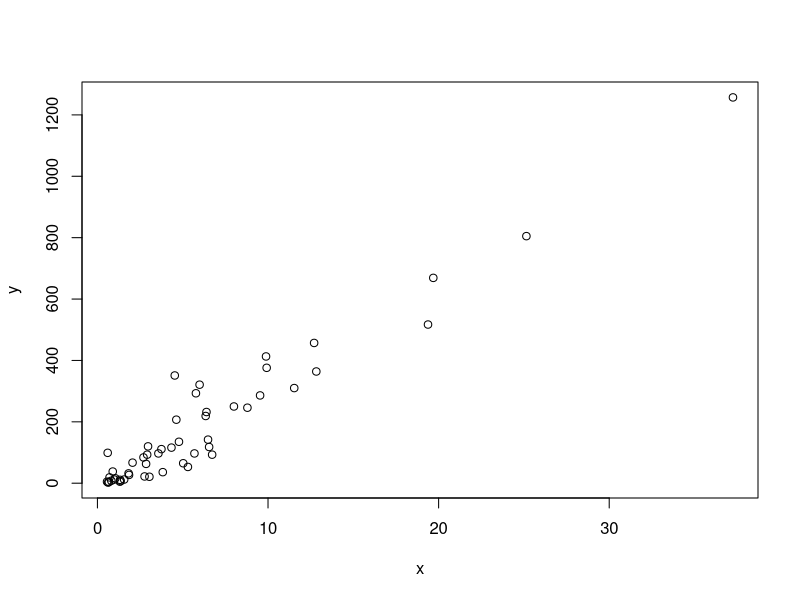
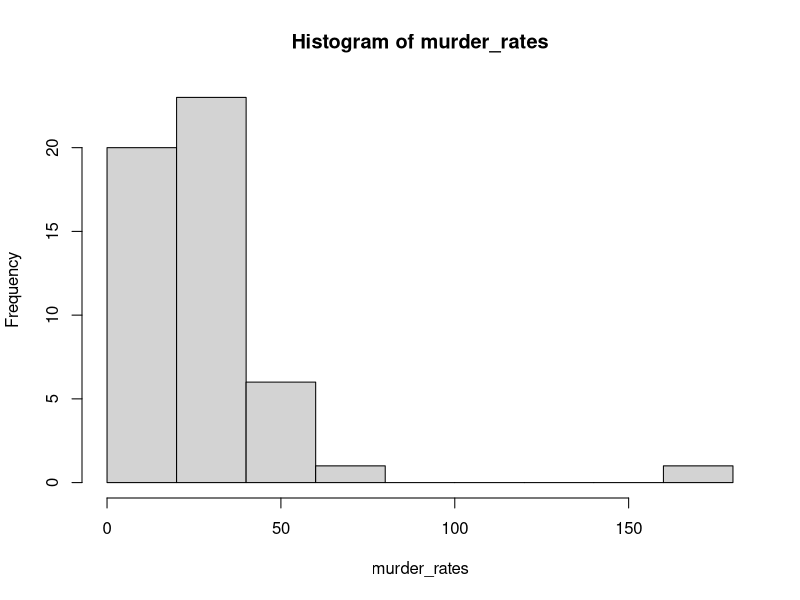
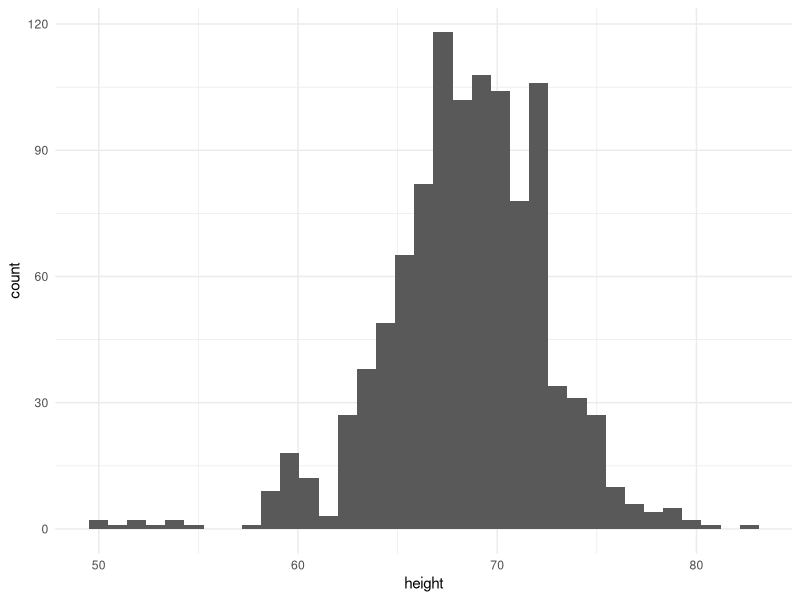
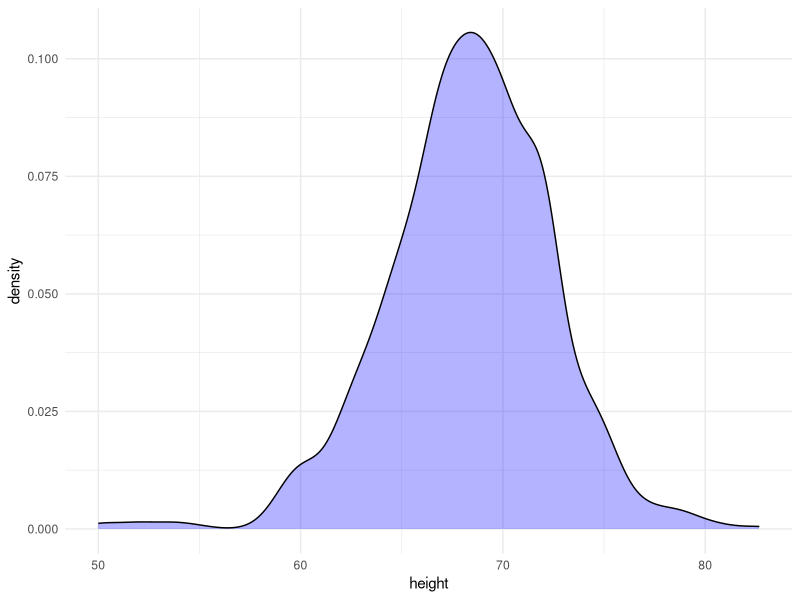
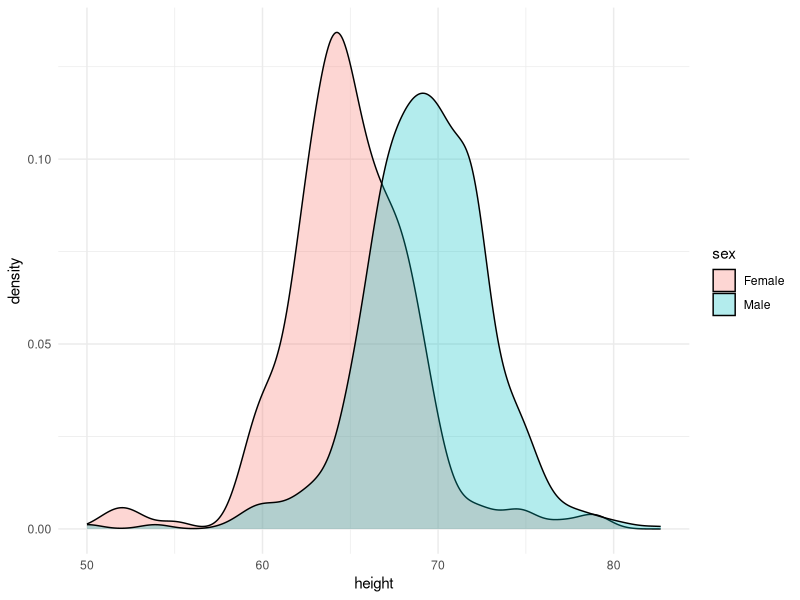
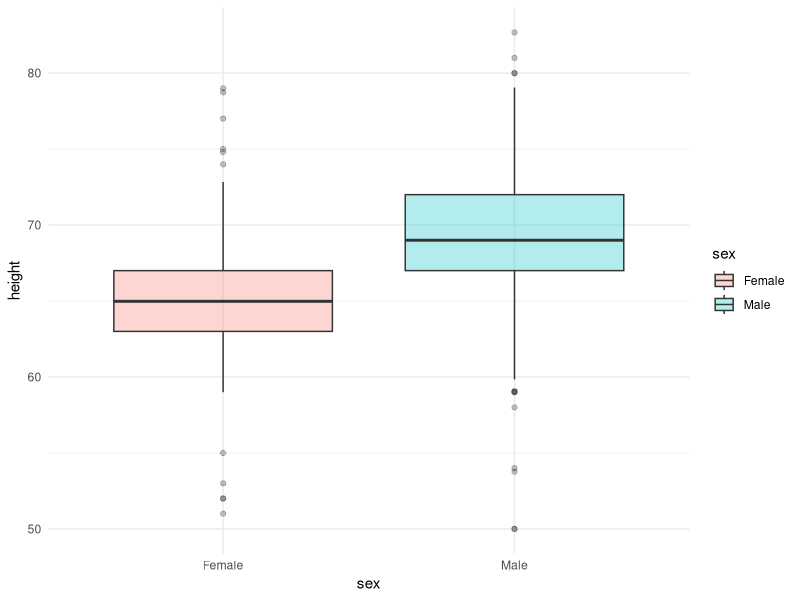
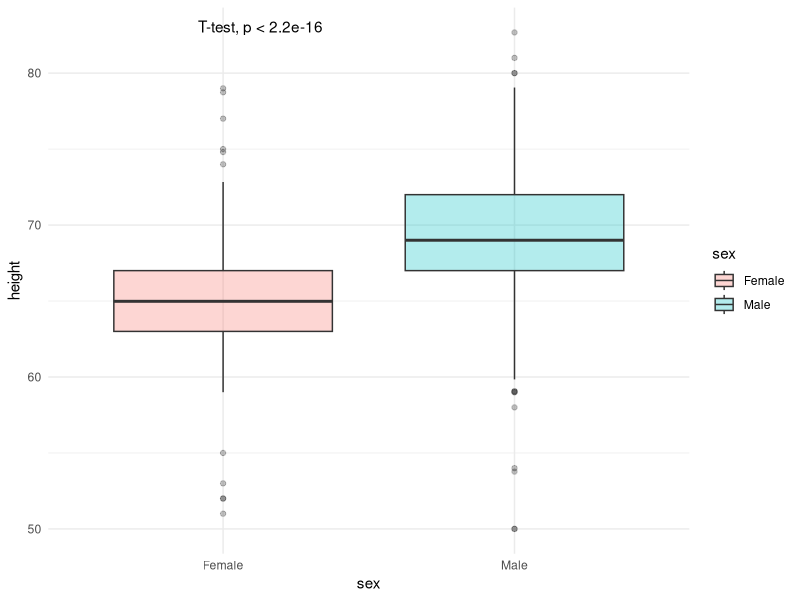
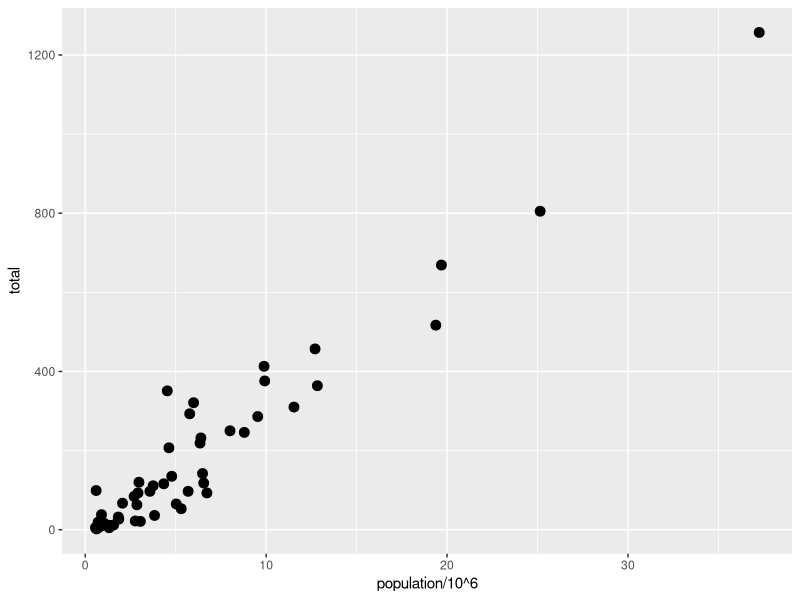

Write the R code that produced these figures, in order.
## ---- chunk 1
#install.packages(c("tidyverse", "dslabs"))
library(tidyverse)
library(dslabs)
library(ggrepel)
library(ggthemes)
data("murders")
## ---- chunk 2
x = murders$population/10^6
y = murders$total

plot(x,y)
## ---- chunk 3
murder_rates <- murders$total/murders$population * 10^6
hist(murder_rates)
## ---- chunk 4
library(ggpubr)

data("heights")
str(heights)
ggplot(data = heights, aes(height)) + geom_histogram(bins = 35) + theme_minimal()

ggplot(data = heights, aes(height)) + geom_density(fill = 'blue', alpha = 0.3) + theme_minimal()

ggplot(data = heights, aes(height, fill = sex)) + geom_density( alpha = 0.3) + theme_minimal()

ggplot(data = heights, aes(y = height, x = sex, fill = sex)) + geom_boxplot( alpha = 0.3) + theme_minimal()

ggplot(data = heights, aes(y = height, x = sex, fill = sex)) + geom_boxplot( alpha = 0.3) + theme_minimal() + stat_compare_means(method = 't.test')
## ---- chunk 5
#The object
p <- ggplot(data = murders, aes(x = population/10^6, y = total))

ggplot(data = murders, aes(x = population/10^6, y = total)) + 
  geom_point(size = 3)

ggplot(data = murders, aes(x = population/10^6, y = total)) + 
  geom_point(size = 3, aes(col = region)) +
  geom_text_repel(aes(label = abb))

ggplot(data = murders, aes(x = population/10^6, y = total)) + 
  geom_point(size = 3, aes(col = region)) +
  geom_text_repel(aes(label = abb)) +
  geom_smooth(method = "lm", se = FALSE, linewidth = 1, col = 'grey', linetype = 2)

ggplot(data = murders, aes(x = population/10^6, y = total)) + 
  geom_point(size = 3, aes(col = region)) +
  geom_text_repel(aes(label = abb)) +
  geom_smooth(method = "lm", se = FALSE, linewidth = 1, col = 'grey', linetype = 2) +
  scale_x_log10() +
  scale_y_log10()

ggplot(data = murders, aes(x = population/10^6, y = total)) + 
  geom_point(size = 3, aes(col = region)) +
  geom_text_repel(aes(label = abb)) +
  geom_smooth(method = "lm", se = FALSE, linewidth = 1, col = 'grey', linetype = 2) +
  scale_x_log10() +
  scale_y_log10() +
  xlab("Populations in millions (log scale)") + 
  ylab("Total number of murders (log scale)") +
  ggtitle("US Gun Murders in 2010")

ggplot(data = murders, aes(x = population/10^6, y = total)) + 
  geom_point(size = 3, aes(col = region)) +
  geom_text_repel(aes(label = abb)) +
  geom_smooth(method = "lm", se = FALSE, linewidth = 1, col = 'grey', linetype = 2) +
  scale_x_log10() +
  scale_y_log10() +
  xlab("Populations in millions (log scale)") + 
  ylab("Total number of murders (log scale)") +
  ggtitle("US Gun Murders in 2010") +
  theme_economist() +
  scale_color_discrete(name = "Region") 


## ---- chunk 6
data("gapminder")
## ---- chunk 7
head(gapminder)
str(gapminder)
## ---- chunk 8
gapminder %>% 
  filter(year == 2015 & country %in% c("Sri Lanka","Turkey")) |> 
  select(country, infant_mortality)

## ---- chunk 9
theme_set(theme_bw())

gapminder %>% filter(year == 1962) %>% 
  ggplot( aes(fertility, life_expectancy, color = continent)) +
  geom_point() 

gapminder %>% filter(year %in% c(1962, 2012)) %>% 
  ggplot( aes(fertility, life_expectancy, color = continent)) +
  geom_point() + facet_grid(~year)


gapminder %>% filter(year %in% c(1962, 1980, 1990, 2000, 2012)) %>% 
  ggplot( aes(fertility, life_expectancy, color = continent)) +
  geom_point() + facet_wrap(~year,)

## ---- chunk 10
library(gganimate)
gapminder %>% 
  ggplot( aes(fertility, life_expectancy, color = continent)) +
  geom_point()  + transition_time(year) + labs(title = "Year: {frame_time}")

## ---- chunk 11
ggplot(
  gapminder, 
  aes(x = gdp, y=life_expectancy, size = population, colour = continent)
  ) +
  geom_point(show.legend = FALSE, alpha = 0.7) +
 
  scale_size(range = c(2, 12)) +
  scale_x_log10() +
  labs(x = "GDP per capita", y = "Life expectancy")


gapminder %>% filter(year == 2000) %>% ggplot(aes(x = gdp, y=life_expectancy, size = population, colour = continent)) +
  geom_point( alpha = 0.7) +
  scale_size(range = c(2, 12)) +
  scale_x_log10() +
  labs(x = "GDP per capita", y = "Life expectancy")

gapminder  %>% ggplot(aes(x = gdp, y=life_expectancy, size = population, colour = continent)) +
  geom_point( alpha = 0.7) +
  scale_size(range = c(2, 12)) +
  scale_x_log10() +
  labs(x = "GDP per capita", y = "Life expectancy") +
  transition_time(year) +
  labs(title = "Year: {frame_time}")
